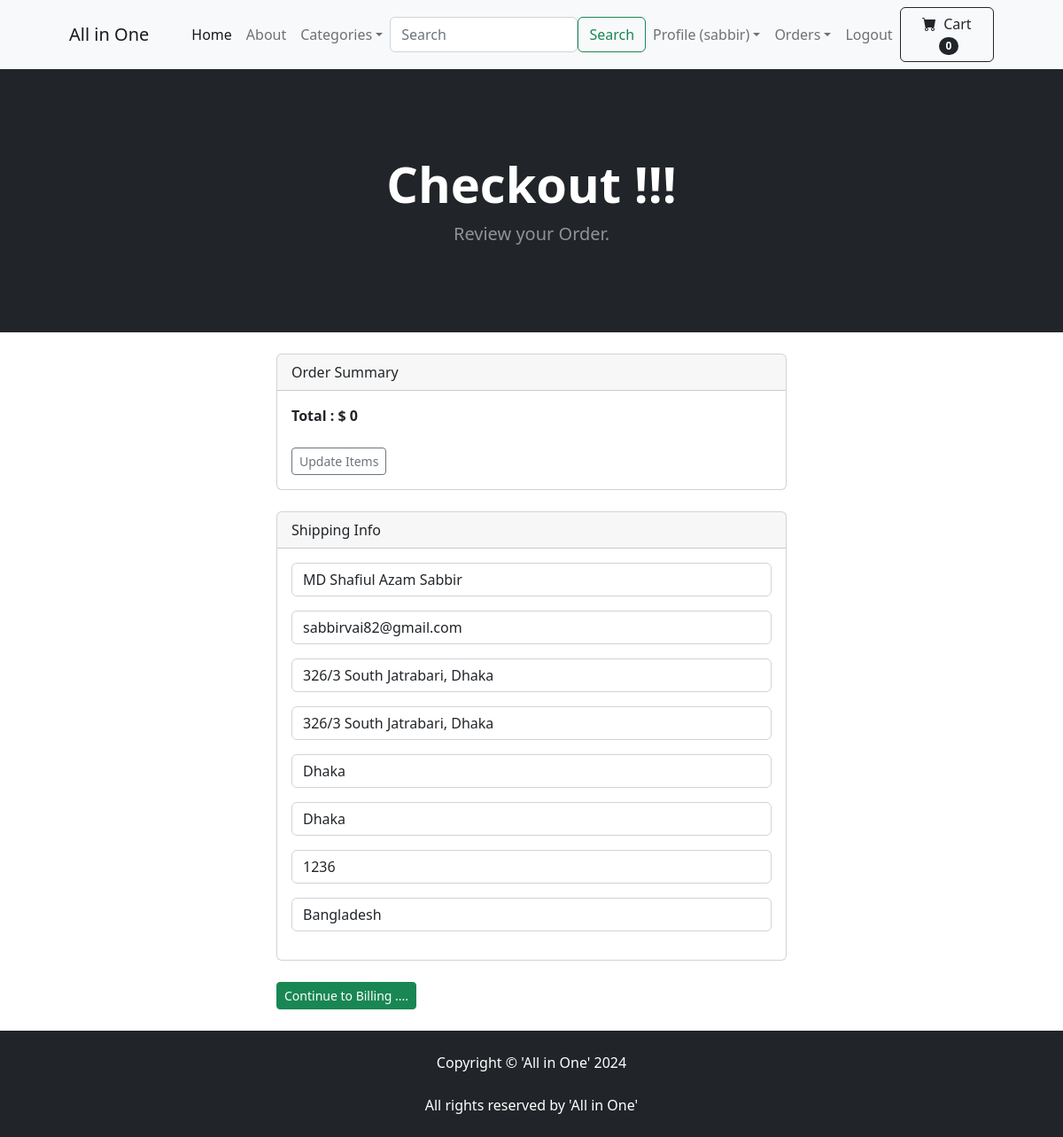
The page /payment/checkout/ (signed in) on the database its author committed.
### payment/models.py (models this page shows, shortened)
class ShippingAddress(models.Model):
    user = models.ForeignKey(User, on_delete=models.CASCADE, null=True, blank=True)
    shipping_full_name = models.CharField(max_length=200)
    shipping_email = models.CharField(max_length=200)
    shipping_address1 = models.CharField(max_length=200)
    shipping_address2 = models.CharField(max_length=200,null=True, blank=True)
    shipping_city = models.CharField(max_length=200)
    shipping_state = models.CharField(max_length=200, null=True, blank=True)
    shipping_zipcode = models.CharField(max_length=200, null=True, blank=True)
    shipping_country = models.CharField(max_length=200)
    class Meta:
        verbose_name = "Shipping Address"

### payment/views.py (the view)
# urls.py: path('checkout/',views.checkout, name = 'checkout'),
def checkout(request):
    cart = Cart(request)
    cart_products = cart.get_prods()
    quantities = cart.get_quants()
    totals = cart.cart_total()
    if request.user.is_authenticated:
        shipping_user = ShippingAddress.objects.get(user__id=request.user.id)
        shipping_form = ShippingForm(request.POST or None, instance=shipping_user)
        return render(request, "payment/checkout.html", {"cart_products": cart_products, "quantities": quantities, "totals": totals, "shipping_form": shipping_form})
    else:
        shipping_form = ShippingForm(request.POST or None)
        return render(request, "payment/checkout.html", {"cart_products": cart_products, "quantities": quantities, "totals": totals, "shipping_form": shipping_form})

### cart/cart.py (called while the page is built, shortened)
    def __len__(self):
        return len(self.cart)

    def cart_total(self):
        product_ids = self.cart.keys()
        products = Product.objects.filter(id__in=product_ids)
        quantities = self.cart
        total = 0
        return total

    def get_prods(self):
        product_ids = self.cart.keys()
        products = Product.objects.filter(id__in=product_ids)
        return products

    def get_quants(self):
        quantities = self.cart
        return quantities

### cart/context_processors.py (called while the page is built)
def cart(request):
    return {'cart': Cart(request)}

### payment/templates/payment/checkout.html (shortened to what this page needs)
{% extends 'base.html' %}
{% load static %}
{% block content %}
<header class="bg-dark py-5">
    <div class="container px-4 px-lg-5 my-5">
        <div class="text-center text-white">
            <h1 class="display-4 fw-bolder">Checkout !!!</h1>
            <p class="lead fw-normal text-white-50 mb-0">Review your Order.</p>
        </div>
    </div>
</header>
<br/>
<div class="container col-md-6 offset-md-3">
    <div class="card">
        <div class="card-header">
            Order Summary
        </div>
        <div class="card-body ">
            <strong>Total : $ {{totals}}</strong>
            <br/><br/>
            <a href="{% url 'cart_summary' %}" class="btn btn-sm btn-outline-secondary">Update Items</a>
        </div>
    </div>
    <br/>
    <div class="card ">
        <div class="card-header">
            Shipping Info
        </div>
        <div class="card-body">
            <form method="post" action="{% url 'billing_info' %}">
                {{shipping_form.as_p}}
        </div>
    </div>
    <br/>
    <button type="submit" class="btn btn-sm btn-success">Continue to Billing ....</button>
</div>
<br/>
{% endblock %}

### store/templates/navbar.html (shortened to what this page needs)
<nav class="navbar navbar-expand-lg navbar-light bg-light">
    <div class="container px-4 px-lg-5">
        <a class="navbar-brand" href="{% url 'home' %}">All in One</a>
        <div class="collapse navbar-collapse" id="navbarSupportedContent">
            <ul class="navbar-nav me-auto mb-2 mb-lg-0 ms-lg-4">
                <li class="nav-item"><a class="nav-link active" aria-current="page" href="{% url 'home' %}">Home</a></li>
                <li class="nav-item"><a class="nav-link" href="{% url 'about' %}">About</a></li>
                <li class="nav-item dropdown">
                    <a class="nav-link dropdown-toggle"
                    id="navbarDropdown" href="#" role="button"
                    data-bs-toggle="dropdown" aria-expanded="false">Categories</a>
                </li>
                <form class="d-flex" role="search" action="{% url 'search' %}" method="POST">
                    <input class="form-control mr-sm-2" type="search" placeholder="Search" aria-label="Search" name="searched">
                    <button class="btn btn-outline-success my-2 my-sm-0" type="submit">Search</button>
                </form>
                {% if user.is_authenticated %}
                    <li class="nav-item dropdown">
                        <a class="nav-link dropdown-toggle"
                        id="navbarDropdown" href="#" role="button"
                        data-bs-toggle="dropdown" aria-expanded="false">Profile ({{user.username}})</a>
                    </li>
                    {% if user.is_superuser %}
                        <li class="nav-item dropdown">
                            <a class="nav-link dropdown-toggle"
                            id="navbarDropdown" href="#" role="button"
                            data-bs-toggle="dropdown" aria-expanded="false">Orders</a>
                        </li>
                    {% endif %}
                    <li class="nav-item"><a class="nav-link" href="{% url 'logout' %}"> Logout</a></li>
                {% else %}
                    <li class="nav-item"><a class="nav-link" href="{% url 'login' %}">Login</a></li>
                    <li class="nav-item"><a class="nav-link" href="{% url 'register' %}">Register</a></li>
                {% endif %}
            </ul>
            <form class="d-flex">
                <a  href="{% url 'cart_summary' %}" class="btn btn-outline-dark" type="submit">
                    <i class="bi-cart-fill me-1"></i>
                    Cart
                    <span class="badge bg-dark text-white ms-1 rounded-pill"
                    id="cart_quantity">{{cart|length}}</span>
                </a>
            </form>
        </div>
    </div>
</nav>

### rows shown on the page
ShippingAddress: shipping_full_name "MD Shafiul Azam Sabbir", shipping_email "sabbirvai82@gmail.com", shipping_address1 "326/3 South Jatrabari, Dhaka", shipping_address2 "326/3 South Jatrabari, Dhaka", shipping_city "Dhaka", shipping_state "Dhaka", shipping_zipcode "1236", shipping_country "Bangladesh"

### other values the page prints
{{ user.username }} "sabbir"
{{ cart|length }} "0"
{{ totals }} "0"
